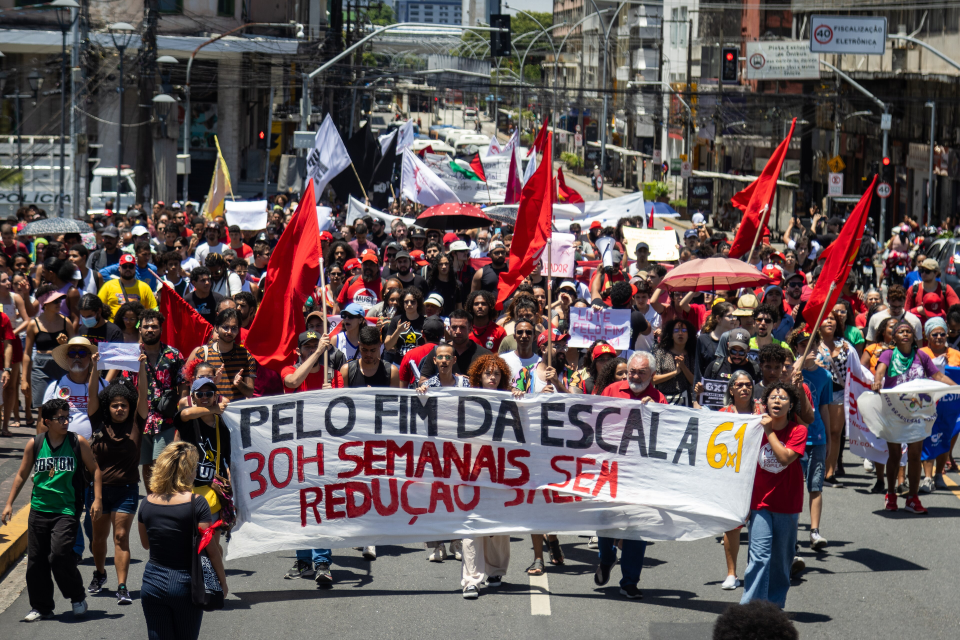
#> input picture filmes/6x1-brecha-cine/img/ato-faixa.jpg, 3840 x 2560 px, given in place of orixas.png, which was not available (shown at 1/4 size)
$ python estilos-orixas.py ../filmes/6x1-brecha-cine/img/ato-faixa.jpg
#> lines starting #> are read from the running program, lines starting #| are printed output that depends on the picture
import sys, math, cv2, numpy as np
from PIL import Image, ImageDraw, ImageFont, ImageFilter
R = '/home/user/serie-comunismo'; OUT = R + '/midia/tutorial-04/estilos'; F = '/mnt/skills/examples/canvas-fonts/'
F = '/mnt/skills/examples/canvas-design/canvas-fonts/'
W, H = 1920, 1080
rng = np.random.default_rng(11)
base = Image.open(R + '/saida/orixas.png').convert('RGBA')
def recorte(box):
#> called with box = (0, 0, 1400, 2000)
    c = np.array(base.crop(box)); m = (c[:, :, 3] > 10).astype(np.uint8)
#> after `c = np.array(base.crop(box))`:
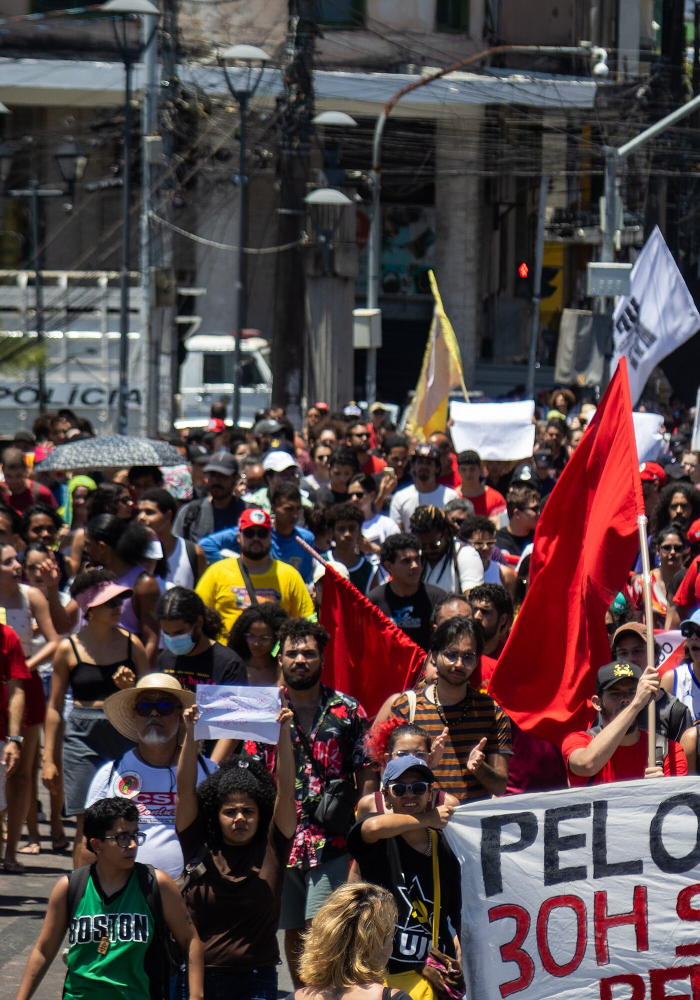
#> c: shape (2000, 1400, 4) (shown at 1/2 size); mean R, G, B, A 84, 69.7, 70.3, 255
#> after `m = (c[:, :, 3] > 10).astype(np.uint8)`: m: shape (2000, 1400); every value is 1
    n, lab, st, _ = cv2.connectedComponentsWithStats(m, 8)
#> lab: shape (2000, 1400) int32; every value is 1
#> n = 2; st = [[-1, 2147483647, 0, 0, 0], [0, 0, 1400, 2000, 2800000]]
    for i in range(1, n):
        if st[i, cv2.CC_STAT_AREA] < 400: c[lab == i, 3] = 0   # tira pontinhos soltos
    c = Image.fromarray(c); return c.crop(c.getbbox())
FIGS = [recorte((0, 0, 1400, 2000)), recorte((1400, 0, 2800, 2000))]
#> call 2 of recorte, with box = (1400, 0, 2800, 2000)
#> in recorte (call 2), `c = np.array(base.crop(box))`:
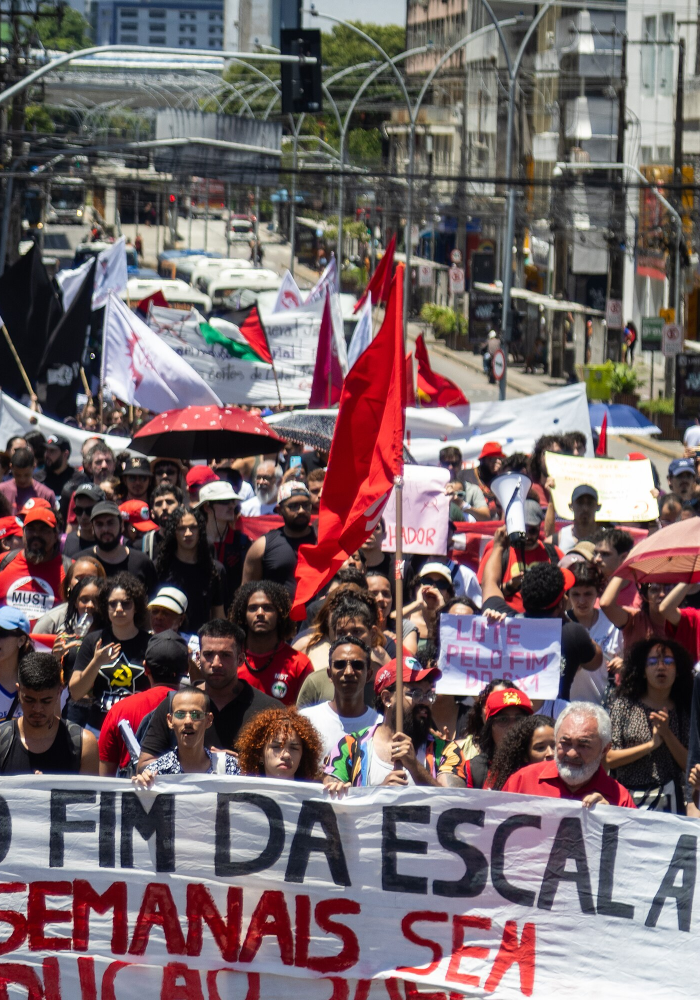
#> c: shape (2000, 1400, 4) (shown at 1/2 size); mean R, G, B, A 117.4, 100.9, 103.3, 255
def escala(im, alt):
    return im.resize((int(im.width * alt / im.height), alt), Image.LANCZOS)
def arr(im): return np.array(im).astype(np.float32)
def fonte(nome, tam): return ImageFont.truetype(F + nome, tam)
# [7 lines left out: function rotulo, not called in this run]
def colar(fundo, fig, cx, base_y):
    fundo.alpha_composite(fig, (int(cx - fig.width / 2), int(base_y - fig.height)))
# [6 lines left out: function papel, not called in this run]
def figs(alt):
    return [escala(FIGS[0], alt), escala(FIGS[1], int(alt * 0.98))]
def lum(im):
    a = arr(im); return 0.299 * a[:, :, 0] + 0.587 * a[:, :, 1] + 0.114 * a[:, :, 2], a[:, :, 3]
def rgba(rgb, alpha): return Image.fromarray(np.dstack([np.clip(rgb, 0, 255), alpha]).astype(np.uint8))

# ---------------- 1. Xilogravura de cordel
# [28 lines left out: functions xilo, op_xilo, not called in this run]

# ---------------- 2. Cartaz construtivista tropical
PAL = np.array([[251, 249, 244], [214, 209, 198], [160, 168, 178], [90, 54, 34], [28, 23, 20], [46, 127, 184], [142, 197, 234], [122, 75, 48]], np.float32)
# [173 lines left out: functions construt, op_construt, aquarela, op_aquarela, voronoi, vitral and 7 more, not called in this run]

opc = [('1-xilogravura-cordel', op_xilo), ('2-cartaz-construtivista', op_construt), ('3-aquarela', op_aquarela), ('4-vitral', op_vitral),
       ('5-papel-recortado', op_recortado), ('6-bico-de-pena', op_pena), ('7-pintura-popular', op_pintura)]
so = sys.argv[1:]
for nome, fn in opc:
    if so and not any(nome.startswith(x) for x in so): continue
    im = fn().convert('RGB'); im.save(f'{OUT}/{nome}.png'); print('ok', nome, flush=True)

$ run again, on filmes/6x1-brecha-cine/img/ato-lute.jpg
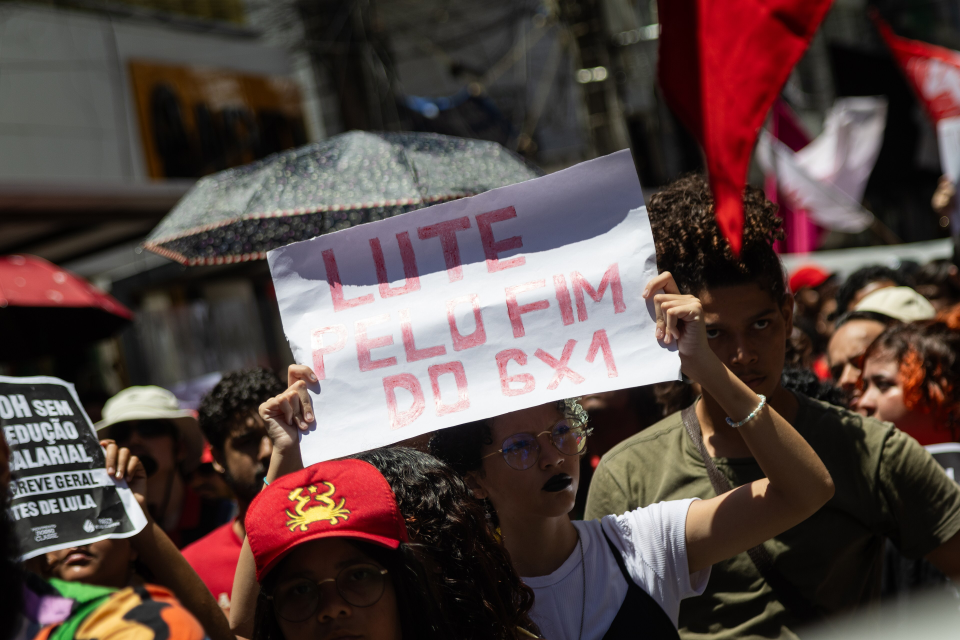
#> input picture filmes/6x1-brecha-cine/img/ato-lute.jpg, 3840 x 2560 px, given in place of orixas.png, which was not available (shown at 1/4 size)
#> in recorte, `c = np.array(base.crop(box))`:
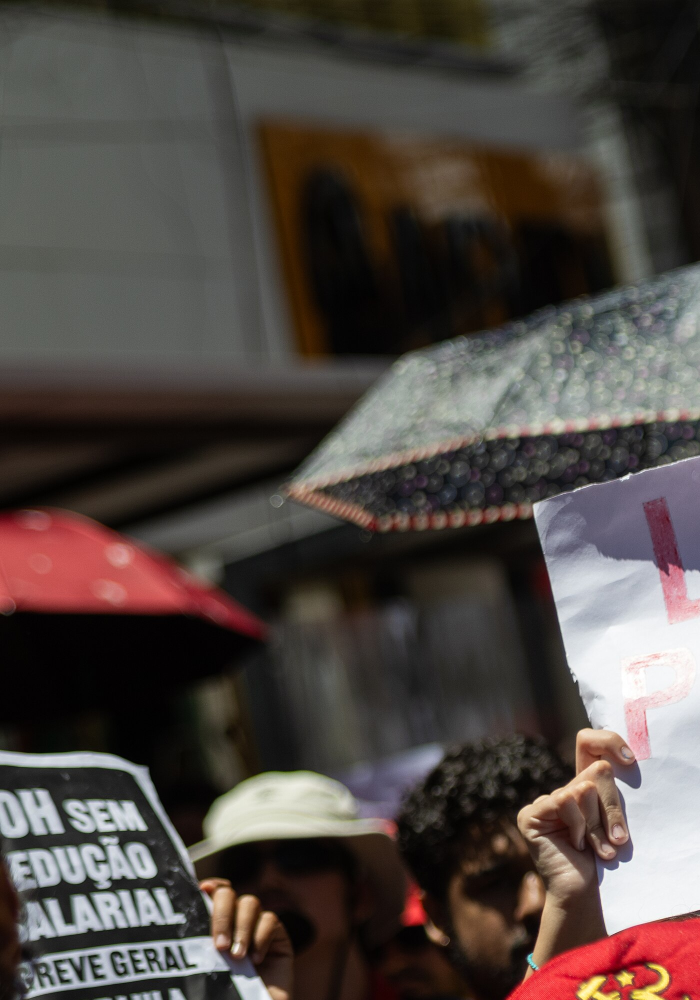
#> c: shape (2000, 1400, 4) (shown at 1/2 size); mean R, G, B, A 80.5, 71.7, 67.6, 255
#> m: shape (2000, 1400); every value is 1
#> lab: shape (2000, 1400) int32; every value is 1
#> n = 2; st = [[-1, 2147483647, 0, 0, 0], [0, 0, 1400, 2000, 2800000]]
#> in recorte (call 2), `c = np.array(base.crop(box))`:
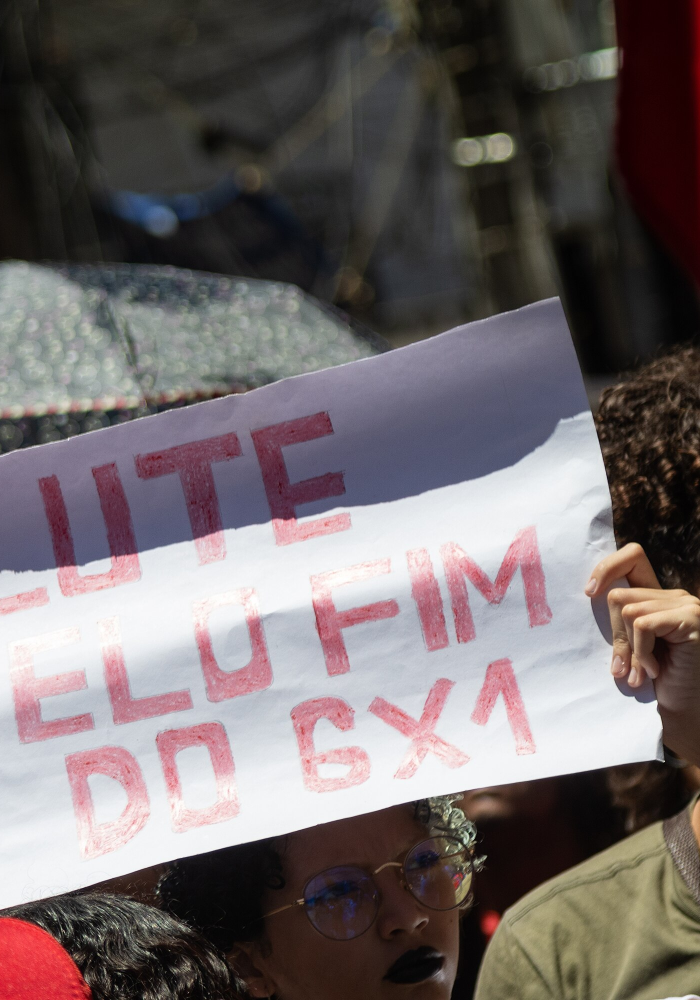
#> c: shape (2000, 1400, 4) (shown at 1/2 size); mean R, G, B, A 112.9, 104, 104.7, 255

$ run again, on filmes/6x1-brecha-cine/img/ato-predios.jpg
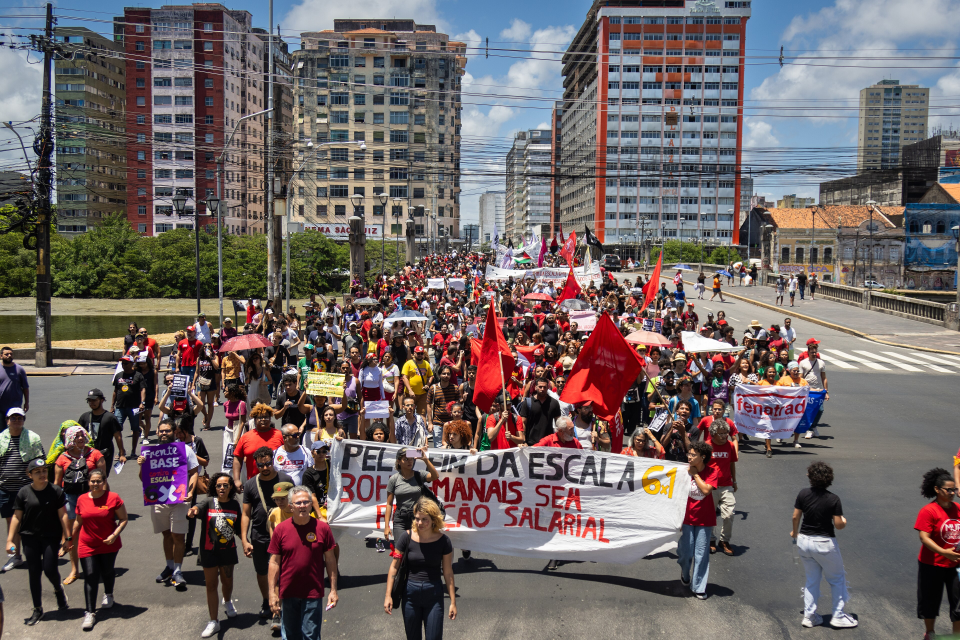
#> input picture filmes/6x1-brecha-cine/img/ato-predios.jpg, 3840 x 2560 px, given in place of orixas.png, which was not available (shown at 1/4 size)
#> in recorte, `c = np.array(base.crop(box))`:
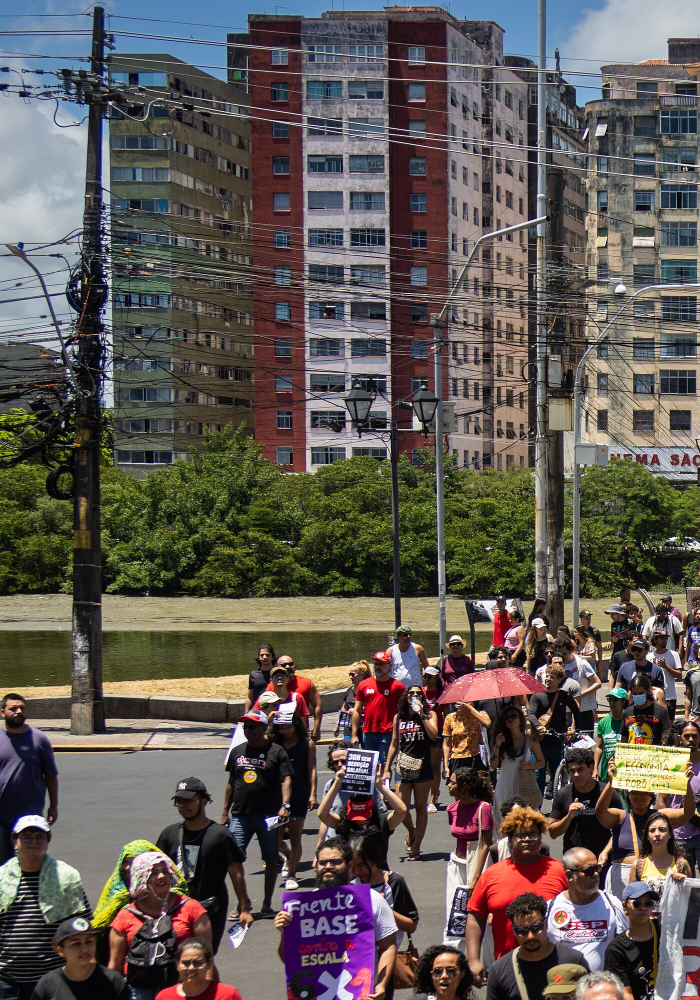
#> c: shape (2000, 1400, 4) (shown at 1/2 size); mean R, G, B, A 95.1, 88.2, 83.4, 255
#> m: shape (2000, 1400); every value is 1
#> lab: shape (2000, 1400) int32; every value is 1
#> n = 2; st = [[-1, 2147483647, 0, 0, 0], [0, 0, 1400, 2000, 2800000]]
#> in recorte (call 2), `c = np.array(base.crop(box))`:
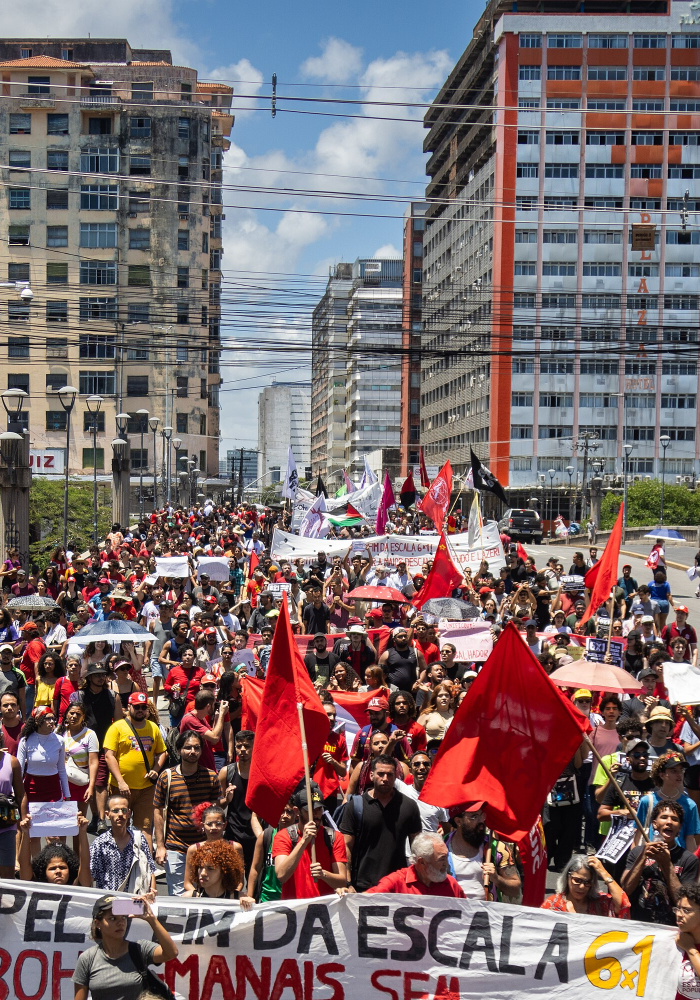
#> c: shape (2000, 1400, 4) (shown at 1/2 size); mean R, G, B, A 121.3, 104.8, 106.7, 255
